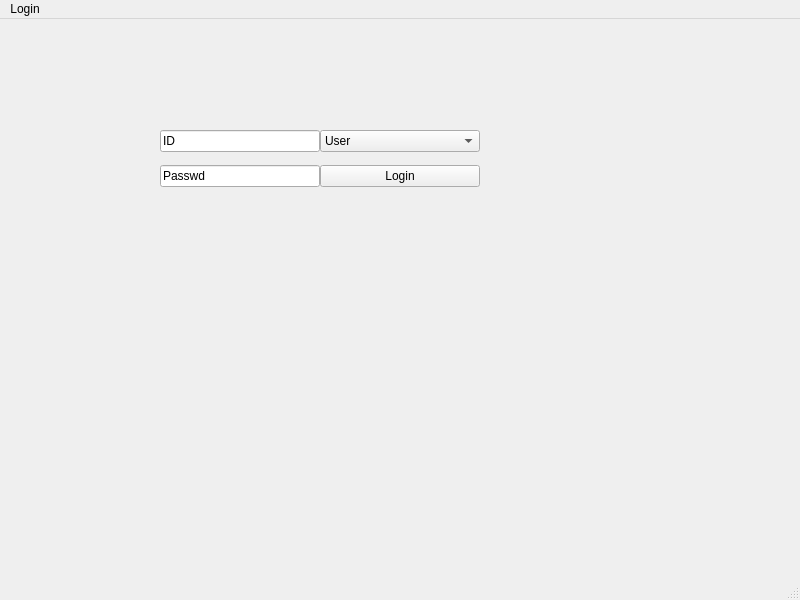
<?xml version="1.0" encoding="UTF-8"?>
<ui version="4.0">
 <class>MainWindow</class>
 <widget class="QMainWindow" name="MainWindow">
  <property name="geometry">
   <rect>
    <x>0</x>
    <y>0</y>
    <width>800</width>
    <height>600</height>
   </rect>
  </property>
  <property name="windowTitle">
   <string>MainWindow</string>
  </property>
  <widget class="QWidget" name="centralwidget">
   <widget class="QWidget" name="verticalLayoutWidget">
    <property name="geometry">
     <rect>
      <x>160</x>
      <y>100</y>
      <width>160</width>
      <height>80</height>
     </rect>
    </property>
    <layout class="QVBoxLayout" name="verticalLayout">
     <property name="spacing">
      <number>2</number>
     </property>
     <item>
      <widget class="QLineEdit" name="lineEdit">
       <property name="text">
        <string>ID</string>
       </property>
      </widget>
     </item>
     <item>
      <widget class="QLineEdit" name="lineEdit_2">
       <property name="text">
        <string>Passwd</string>
       </property>
      </widget>
     </item>
    </layout>
   </widget>
   <widget class="QWidget" name="verticalLayoutWidget_2">
    <property name="geometry">
     <rect>
      <x>320</x>
      <y>100</y>
      <width>160</width>
      <height>80</height>
     </rect>
    </property>
    <layout class="QVBoxLayout" name="verticalLayout_2">
     <property name="spacing">
      <number>2</number>
     </property>
     <item>
      <widget class="QComboBox" name="comboBox">
       <item>
        <property name="text">
         <string>User</string>
        </property>
       </item>
       <item>
        <property name="text">
         <string>Manager</string>
        </property>
       </item>
      </widget>
     </item>
     <item>
      <widget class="QPushButton" name="LoginButton">
       <property name="text">
        <string>Login</string>
       </property>
      </widget>
     </item>
    </layout>
   </widget>
  </widget>
  <widget class="QMenuBar" name="menubar">
   <property name="geometry">
    <rect>
     <x>0</x>
     <y>0</y>
     <width>800</width>
     <height>22</height>
    </rect>
   </property>
   <widget class="QMenu" name="menuLogin">
    <property name="title">
     <string>Login</string>
    </property>
   </widget>
   <addaction name="menuLogin"/>
  </widget>
  <widget class="QStatusBar" name="statusbar"/>
 </widget>
 <resources/>
 <connections/>
</ui>
